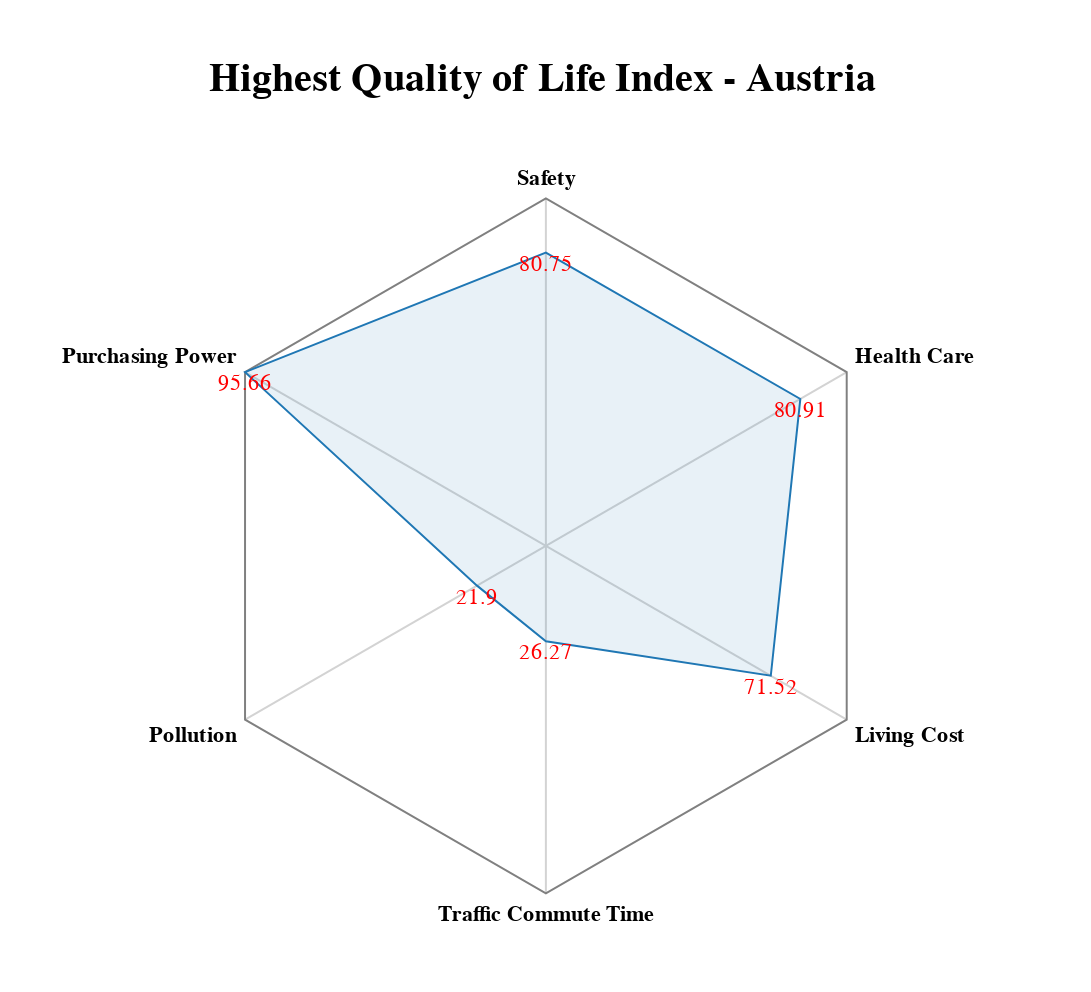

Express this chart as Vega-Lite.
### Vega specification from a JSON file in a GitHub repository (floating-point values rounded to 4 significant figures)
{"$schema": "https://vega.github.io/schema/vega/v5.json", "description": "A radar chart, showing multiple dimensions for quality of life index in a radial layout", "width": 550, "height": 500, "title": {"text": "Highest Quality of Life Index - Austria", "align": "center", "dx": -55, "dy": -30, "fontSize": 20}, "padding": 100, "autosize": {"type": "none", "contains": "padding"}, "signals": [{"name": "radius", "update": "width / 2"}], "data": [{"name": "table", "values": [{"key": "Purchasing Power", "value": 95.66, "category": "Austria"}, {"key": "Safety", "value": 80.75, "category": "Austria"}, {"key": "Health Care", "value": 80.91, "category": "Austria"}, {"key": "Living Cost", "value": 71.52, "category": "Austria"}, {"key": "Traffic Commute Time", "value": 26.27, "category": "Austria"}, {"key": "Pollution", "value": 21.9, "category": "Austria"}]}, {"name": "keys", "source": "table", "transform": [{"type": "aggregate", "groupby": ["key"]}]}], "scales": [{"name": "angular", "type": "point", "range": {"signal": "[-PI, PI]"}, "padding": 0.5, "domain": {"data": "table", "field": "key"}}, {"name": "radial", "type": "linear", "range": {"signal": "[0, radius]"}, "zero": true, "nice": false, "domain": {"data": "table", "field": "value"}, "domainMin": 0}, {"name": "color", "type": "ordinal", "domain": {"data": "table", "field": "category"}, "range": {"scheme": "category10"}}], "encode": {"enter": {"x": {"signal": "radius"}, "y": {"signal": "radius"}}}, "marks": [{"type": "group", "name": "categories", "zindex": 1, "from": {"facet": {"data": "table", "name": "facet", "groupby": ["category"]}}, "marks": [{"type": "line", "name": "category-line", "from": {"data": "facet"}, "encode": {"enter": {"interpolate": {"value": "linear-closed"}, "x": {"signal": "scale('radial', datum.value) * cos(scale('angular', datum.key))"}, "y": {"signal": "scale('radial', datum.value) * sin(scale('angular', datum.key))"}, "stroke": {"scale": "color", "field": "category"}, "strokeWidth": {"value": 1}, "fill": {"scale": "color", "field": "category"}, "fillOpacity": {"value": 0.1}}}}, {"type": "text", "name": "value-text", "from": {"data": "category-line"}, "encode": {"enter": {"x": {"signal": "datum.x"}, "y": {"signal": "datum.y"}, "text": {"signal": "datum.datum.value"}, "align": {"value": "center"}, "baseline": {"value": "top"}, "fill": {"value": "red"}}}}]}, {"type": "rule", "name": "radial-grid", "from": {"data": "keys"}, "zindex": 0, "encode": {"enter": {"x": {"value": 0}, "y": {"value": 0}, "x2": {"signal": "radius * cos(scale('angular', datum.key))"}, "y2": {"signal": "radius * sin(scale('angular', datum.key))"}, "stroke": {"value": "lightgray"}, "strokeWidth": {"value": 1}}}}, {"type": "text", "name": "key-label", "from": {"data": "keys"}, "zindex": 1, "encode": {"enter": {"x": {"signal": "(radius + 5) * cos(scale('angular', datum.key))"}, "y": {"signal": "(radius + 5) * sin(scale('angular', datum.key))"}, "text": {"field": "key"}, "align": [{"test": "abs(scale('angular', datum.key)) > PI / 2", "value": "right"}, {"test": "abs(scale('angular', datum.key)) < PI / 3", "value": "left"}, {"value": "center"}], "baseline": [{"test": "scale('angular', datum.key) > 0", "value": "top"}, {"test": "scale('angular', datum.key) == 0", "value": "middle"}, {"value": "bottom"}], "fill": {"value": "black"}, "fontWeight": {"value": "bold"}}}}, {"type": "line", "name": "outer-line", "from": {"data": "radial-grid"}, "encode": {"enter": {"interpolate": {"value": "linear-closed"}, "x": {"field": "x2"}, "y": {"field": "y2"}, "stroke": {"value": "gray"}, "strokeWidth": {"value": 1}}}}], "config": {}}
